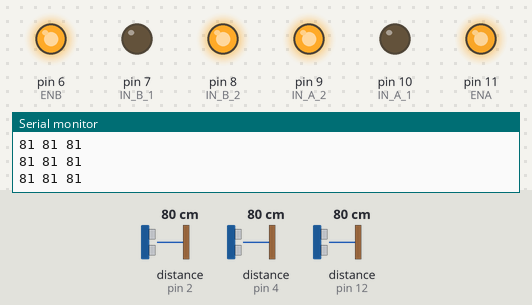
The sketch below on a simulated Arduino Uno, built with avr-gcc and run on an emulated ATmega328P. Shown: output pins drawn as LEDs (lit = HIGH), the last lines printed to the serial monitor. Dashed ring = blinking. The inputs (shaded band) are chosen by the test bench; at power-on: distance to the obstacle (sensors on pin 2, pin 4, pin 12) 80 cm. The echo pulse lasts 58.3 µs per cm.

Above: at 1.2 s.
1.3 s: distance to the obstacle (sensor on pin 2) set to 11 cm
3.3 s: distance to the obstacle (sensor on pin 2) set to 8 cm
At 5.1 s:
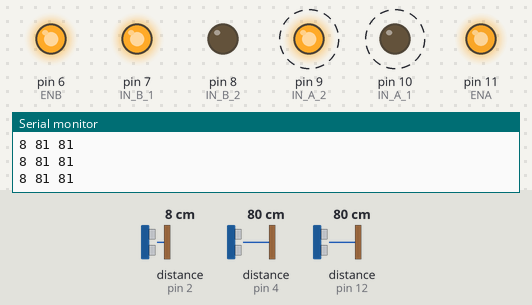
6.3 s: distance to the obstacle (sensor on pin 4) set to 85 cm
At 7.5 s:
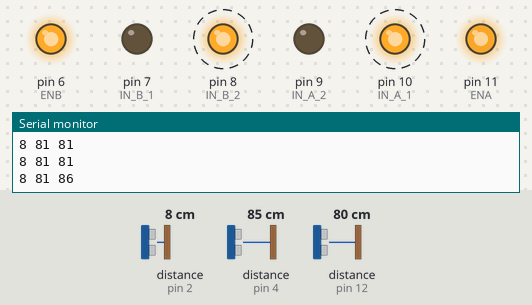
9.3 s: distance to the obstacle (sensor on pin 4) set to 2 cm
At 10.29 s:
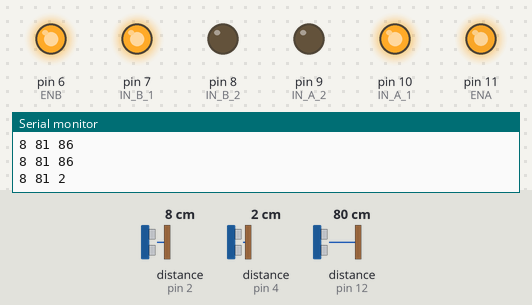
12.3 s: distance to the obstacle (sensor on pin 4) set to 120 cm
At 12.69 s:
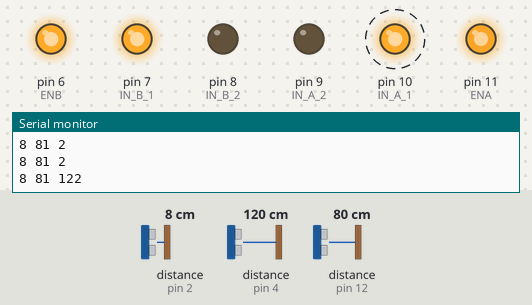
Timing chart, 0 to 16.3 s (numbered marks = the images above; inputs shaded):
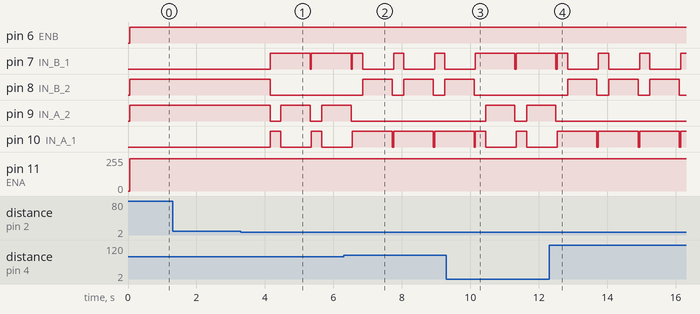

Measured:
- the behaviour switches between 10 and 9 cm on distance to the obstacle (sensor on pin 2) (found by bisection; images 0 and 1)
- the behaviour switches between 80 and 81 cm on distance to the obstacle (sensor on pin 4) (found by bisection; images 1 and 2)
- after the input at 3.3 s, pin 7 (IN_B_1): LOW → HIGH after 0.86 s, → LOW 1.2 s later, → HIGH 0.04 s later; pin 8 (IN_B_2): HIGH → LOW after 0.86 s; pin 9 (IN_A_2): alternates HIGH for 0.86 s and LOW for 0.32 s, starting after 0.86 s; pin 10 (IN_A_1): alternates HIGH for 0.30 s and LOW for 0.90 s, starting after 0.86 s
- after the input at 6.3 s, pin 8 (IN_B_2): alternates HIGH for 0.86 s and LOW for 0.34 s, starting after 0.56 s; pin 9 (IN_A_2): goes on until 6.5 s, then stays LOW
- after the input at 9.3 s, pin 8 (IN_B_2): goes on until 10.1 s, then stays LOW; pin 9 (IN_A_2): LOW → HIGH after 1.1 s, → LOW 0.86 s later, → HIGH 0.34 s later
- after the input at 12.3 s, pin 8 (IN_B_2): alternates HIGH for 0.86 s and LOW for 0.34 s, starting after 0.54 s; pin 9 (IN_A_2): goes on until 12.5 s, then stays LOW

The sketch:

fdp.ino
```cpp
#include <NewPing.h>

#define sensor_l_echo 12
#define sensor__trig 13

#define sensor_f_echo 2

#define sensor_r_echo 4

#define ENA 11
#define ENB 6

#define IN_A_1 10
#define IN_A_2 9

#define IN_B_1 7
#define IN_B_2 8


int rd=15;
int ld=15;
int fd=10;
int dt=30;

int MAX_DISTANCE=1000;
int offset_x=0;
int offset_y=100;


NewPing sonar_left(sensor__trig, sensor_l_echo, MAX_DISTANCE);
NewPing sonar_right(sensor__trig, sensor_r_echo, MAX_DISTANCE);
NewPing sonar_forward(sensor__trig, sensor_f_echo, MAX_DISTANCE);

void backward(){
  analogWrite(ENA,242);
  analogWrite(ENB,255);

  digitalWrite(IN_A_1,HIGH);
  digitalWrite(IN_A_2,LOW);

  digitalWrite(IN_B_1,HIGH);
  digitalWrite(IN_B_2,LOW);

}

void forward(){
  analogWrite(ENA,242);
  analogWrite(ENB,255);

  digitalWrite(IN_A_1,LOW);
  digitalWrite(IN_A_2,HIGH);

  digitalWrite(IN_B_1,LOW);
  digitalWrite(IN_B_2,HIGH);

}

void right(){
  analogWrite(ENA,242);
  analogWrite(ENB,255);

  digitalWrite(IN_A_1,HIGH);
  digitalWrite(IN_A_2,LOW);

  digitalWrite(IN_B_1,LOW);
  digitalWrite(IN_B_2,HIGH);
}

void left(){
  analogWrite(ENA,242);
  analogWrite(ENB,255);

  digitalWrite(IN_A_1,LOW);
  digitalWrite(IN_A_2,HIGH);

  digitalWrite(IN_B_1,HIGH);
  digitalWrite(IN_B_2,LOW);
}

void stationary(){

  digitalWrite(IN_A_1,LOW);
  digitalWrite(IN_A_2,LOW);

  digitalWrite(IN_B_1,LOW);
  digitalWrite(IN_B_2,LOW);
}
void setup() {

  Serial.begin(9600);

  pinMode(ENA,OUTPUT);
  pinMode(ENB,OUTPUT);

  pinMode(IN_A_1,OUTPUT);
  pinMode(IN_A_2,OUTPUT);

  pinMode(IN_B_1,OUTPUT);
  pinMode(IN_B_2,OUTPUT);

}

int p=0;
void loop() {
  delay(10);
  int df=sonar_forward.ping_cm();
  delay(10);
  int dr=sonar_right.ping_cm();
  delay(10);
  int dl=sonar_left.ping_cm();
//  if(dl==0 || dr==0|| df==0
  Serial.print(df);
  Serial.print(" ");
  Serial.print(dl);
  Serial.print(" ");
  Serial.print(dr);
  Serial.println(" ");

  if(df<fd && p++>10){
    if(dl<dr){
      backward();
      delay(300);
      right();
      delay(856);

    }
    else{
      backward();
      delay(300);
      left();
      delay(856);
    }
    stationary();
  }
  else if(dr<rd){
    left();
    delay(dt);
    p=0;
  }
  else if(dl<ld){
    right();
    delay(dt);
    p=0;
  }
  else{
    forward();
    delay(dt);
  }
}
```
